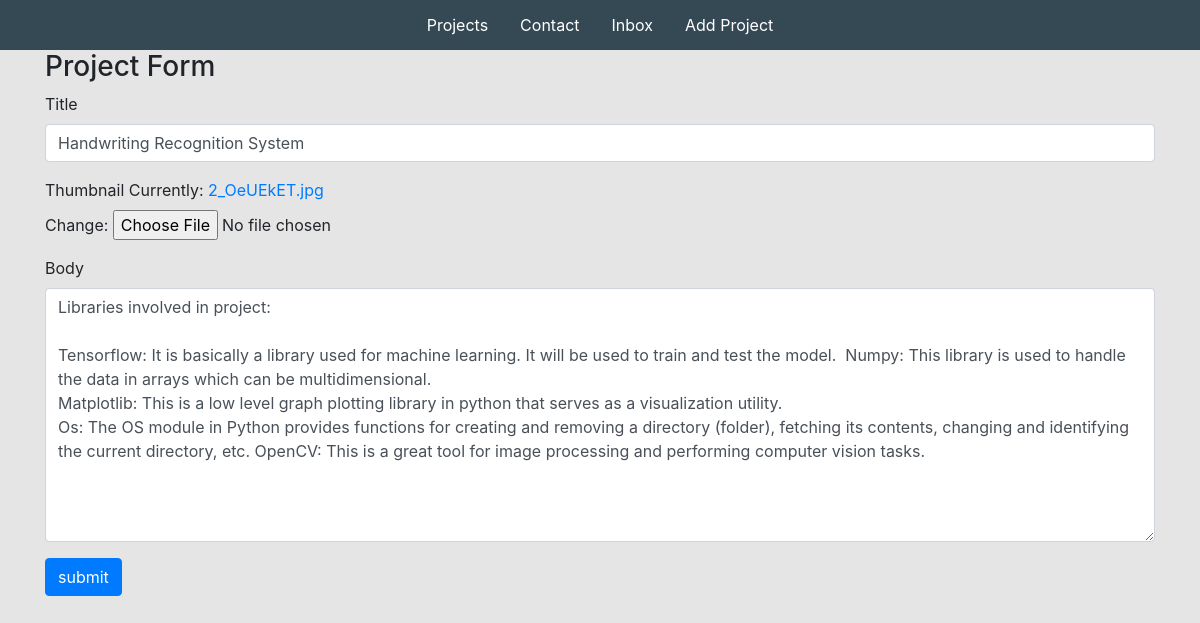
The page /edit-project/c2fb2912-4310-407d-b7b8-1b9594c8938b (signed in) on the database as committed earlier.
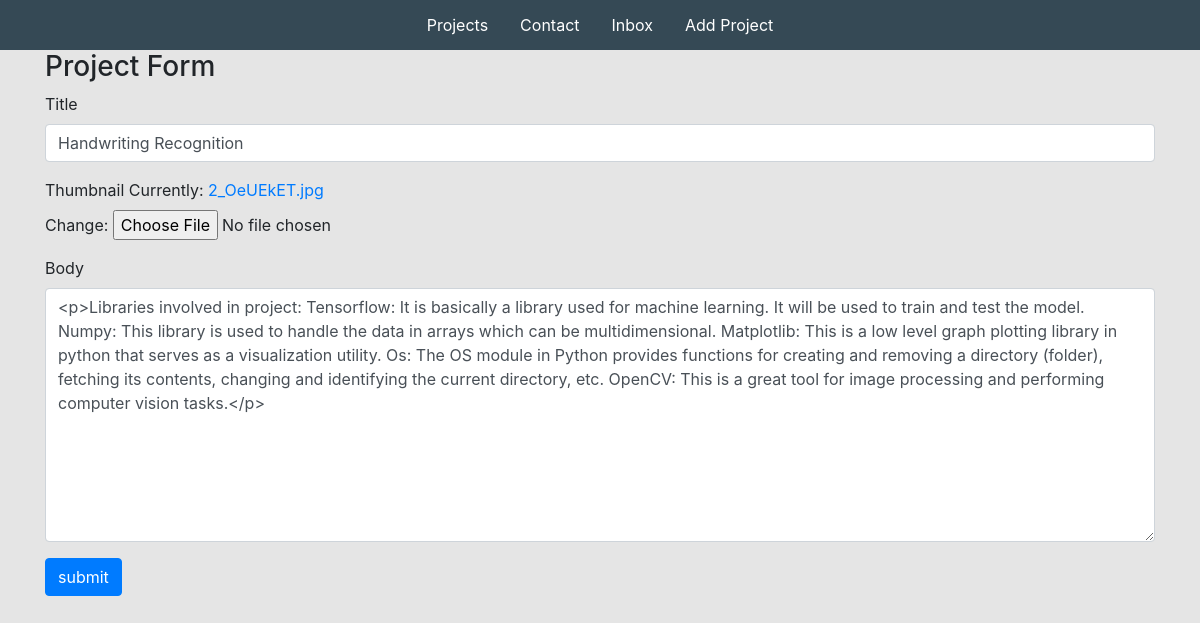
The same page on the database as committed later.
### base/models.py (models this page shows, shortened)
class Project(models.Model):
    title = models.CharField(max_length=200)
    thumbnail = models.ImageField(null=True)
    body = RichTextUploadingField()
    slug = models.SlugField(null=True, blank=True)
    created = models.DateTimeField(auto_now_add=True)
    id = models.UUIDField(default=uuid.uuid4,  unique=True,
                          primary_key=True, editable=False)

### base/views.py (the view)
# urls.py: path('edit-project/<str:pk>',views.editProject,name="edit-project"),
def editProject(request, pk):
    project = Project.objects.get(id=pk)
    form = ProjectForm(instance=project)
    if request.method == 'POST':
        form = ProjectForm(request.POST, request.FILES, instance=project)
        if form.is_valid():
            form.save()
            return redirect('home')
    context = {'form': form}
    return render(request, 'base/project_form.html', context)

### base/forms.py
class ProjectForm(ModelForm):
    class Meta:
        model = Project
        fields = ['title', 'thumbnail', 'body']
    def __init__(self, *args, **kwargs):
        super(ProjectForm, self).__init__(*args, **kwargs)
        self.fields['title'].widget.attrs.update(
            {'class': 'form-control'})
        self.fields['body'].widget.attrs.update(
            {'class': 'form-control', })

### base/templates/base/project_form.html (shortened to what this page needs)
{% extends 'base/main.html' %}
{% load static %}
{% block content %}
<div class="container">
    <h3>Project Form</h3>
    <form method="POST" enctype="multipart/form-data">
        {% for field in form %}
        <div class="mb-3">
            <label for="exampleInputPassword1" class="form-label">{{field.label}}</label>
            {{field}}
        </div>
        {% endfor %}
    <input class="btn btn-primary" type="submit" value="submit">
    </form>
</div>
{% endblock content %}

Rows that differ between the two databases and show on the page:
changed Project: title "Handwriting Recognition System" → "Handwriting Recognition"; body "Libraries involved in project: Tensorflow: It is basically a library used for machine learning. It will be used to train and test the model. Numpy: This library is used to handle the data in arrays which can be multidimensional. Matplotlib: This is a low level graph plotting library in python that serves as a visualization utility. Os: The OS module in Python provides functions for creating and removing a directory (folder), fetching its contents, changing and identifying the current directory, etc. OpenCV: This is a great tool for image processing and performing computer vision tasks." → "<p>Libraries involved in project: Tensorflow: It is basically a library used for machine learning. It will be used to train and test the model. Numpy: This library is used to handle the data in arrays which can be multidimensional. Matplotlib: This is a low level graph plotting library in python that serves as a visualization utility. Os: The OS module in Python provides functions for creating and removing a directory (folder), fetching its contents, changing and identifying the current directory, etc. OpenCV: This is a great tool for image processing and performing computer vision tasks.</p>"
